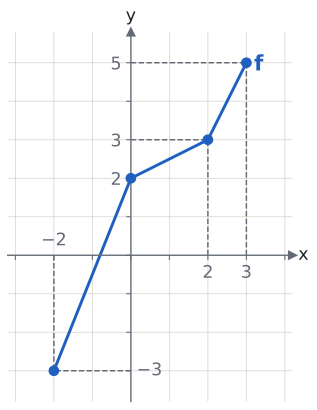

The script that drew this image:
import sys; sys.path.insert(0, "tools")
from cizim import *

# Alıştırma Soru 9. f: [−2, 3] -> [−3, 5], köşe noktaları (−2, −3), (0, 2), (2, 3), (3, 5); doğru parçaları.
# f⁻¹(3) = 2, f⁻¹(2) = 0, sonuç 0.
fig, ax = sekil(5.0, 5.0)
eksenler(ax, x=(-3.2, 4.2), y=(-3.8, 5.8))
ax.set_aspect("equal")
ax.set_xticks(range(-3, 5)); ax.set_xticklabels(["", "", "", "", "", "2", "3", ""])
ax.set_yticks(range(-3, 6)); ax.set_yticklabels(["", "", "", "", "", "2", "3", "", "5"])
P = [(-2, -3), (0, 2), (2, 3), (3, 5)]
ax.plot([p[0] for p in P], [p[1] for p in P], color=MAVI)
for px, py in P:
    nokta(ax, px, py, renk=MAVI)
    if px != 0:
        ax.plot([px, px], [0, py], color=SOLUK, lw=1.1, ls="--")
        ax.plot([0, px], [py, py], color=SOLUK, lw=1.1, ls="--")
ax.text(-2, 0.15, "−2", color=SOLUK, fontsize=13, ha="center", va="bottom")
ax.text(0.15, -3, "−3", color=SOLUK, fontsize=13, ha="left", va="center")
ax.text(3.2, 4.8, "f", color=MAVI, fontsize=16, fontweight="bold")
kaydet(fig, __file__)
